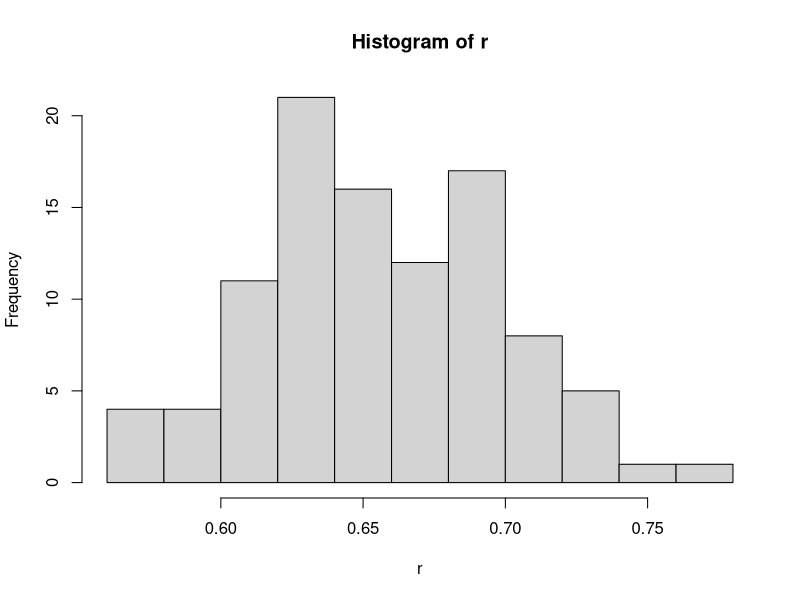

Recreate this plot in R.

jogo <- function (){
  portas <- c(1,2,3)
  
  premio <- sample(portas, 1)
  chute  <- sample(portas, 1)
  
  if(premio == chute){
    portas <- portas[-which(portas == chute)]
    
    porta_aberta <- sample(portas,1)
    
    portas <- portas[-which(portas == porta_aberta)]
  } else {
    portas <- premio
  }  
  
  return(premio == portas)
  
}


r <- replicate(100, mean(replicate(100, jogo())))

hist(r)

t.test(r, mu = 2/3)
